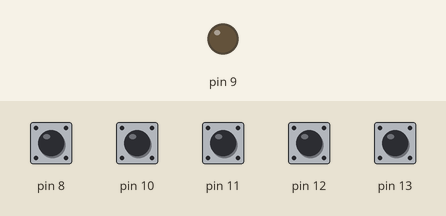
Simulated run of this sketch. Board: Arduino Uno, built for the host (arithmetic inside an expression is 32-bit, double 64-bit). Shown: output pins drawn as LEDs (lit = HIGH). Inputs (shaded band) come from the test bench; at power-on: pin 8, pin 10–13 HIGH.

Above: at 1.2 s.
1.3 s: pin 8 pulled LOW for 0.15 s
Timing chart, 0 to 4.3 s (numbered marks = the images above; inputs shaded):
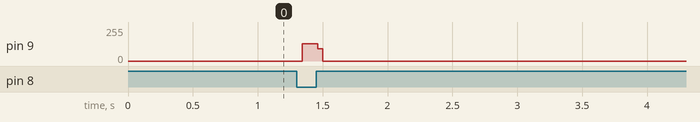

The sketch:

INT_PIN_PULL_UP_AVR.ino
```cpp
int main()
{
  DDRB  = ~(1<<PB0);    // making PB0 pin as an input pin
  PORTB = PB0;       // configuring PB0 in pull up mode
  DDRB  = 1<<PB1;      // making pin PB1 as the output pin

  while(1)
  {
    PORTB = ~(1<<PB1);   // normally the led is off
    if((PINB & 1)==0)    // switch on
    {
      PORTB = 1<<1;
    }
    if((PINB & 1)==1)       // switch off
    {
      PORTB = 0x00;
    }
  }
}
```

Measured:
- after the input at 1.3 s, pin 9: 0/255 → 128/255 at once, → 0/255 0.12 s later
